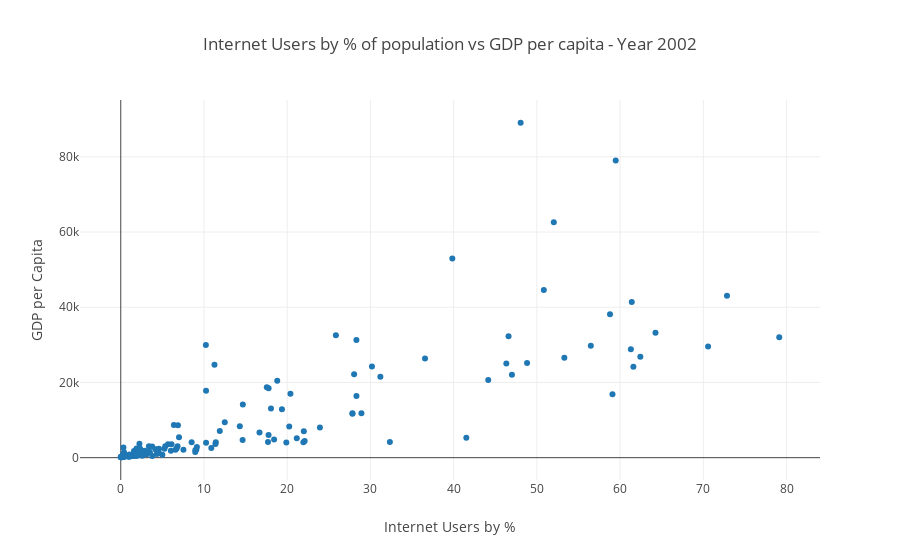

Notebook code for this chart:
### Markdown cell above
#Creating a yearly scatterplot with internet users by percent as the x-axis and GDP per capita as the y-axis.

### Code cell
layout = go.Layout(title = 'Internet Users by % of population vs GDP per capita - Year 2002', yaxis = dict(title = 'GDP per Capita'), xaxis = dict(title = 'Internet Users by %'))
data_sp = go.Scatter(x = data['iu_2002'], y = data['gdp_2002'], mode='markers')
fig = go.Figure(data = [data_sp], layout = layout)
py.offline.iplot(fig)

### Figure 1 — Plotly figure (JSON) as saved in the notebook; plotly's stock layout.template omitted (floating-point values rounded to 4 significant figures; data arrays with more than 128 entries replaced by an {"elided": "..."} marker saying what was removed)
{"data": [{"mode": "markers", "type": "scatter", "x": {"elided": "177 float values"}, "y": {"elided": "177 float values"}}], "layout": {"title": "Internet Users by % of population vs GDP per capita - Year 2002", "xaxis": {"title": "Internet Users by %"}, "yaxis": {"title": "GDP per Capita"}}}
